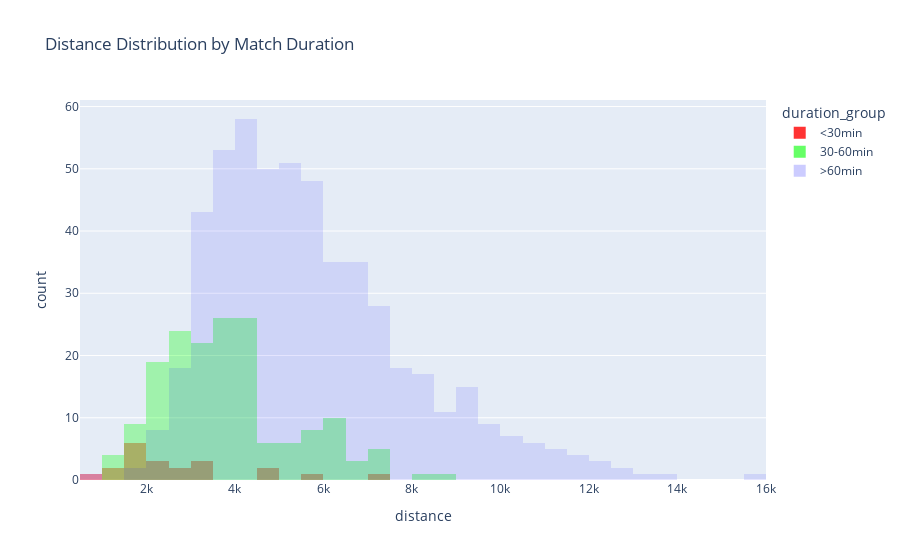

Source (notebook cell):
### Code cell
plot_distance_distribution_by_duration(df_filtered)

### Figure 1 — Plotly figure (JSON) as saved in the notebook; plotly's stock layout.template omitted (floating-point values rounded to 4 significant figures; data arrays with more than 128 entries replaced by an {"elided": "..."} marker saying what was removed)
{"data": [{"alignmentgroup": "True", "bingroup": "x", "hovertemplate": "duration_group=<30min<br>distance=%{x}<br>count=%{y}<extra></extra>", "legendgroup": "<30min", "marker": {"color": "rgba(255, 0, 0, 0.8)", "opacity": 0.5, "pattern": {"shape": ""}}, "name": "<30min", "offsetgroup": "<30min", "orientation": "v", "showlegend": true, "type": "histogram", "x": [3171.0, 3491.0, 2337.0, 1465.0, 1912.0, 4513.0, 868.7, 2737.0, 1524.0, 1935.0, 1809.0, 2390.0, 2694.0, 1590.0, 2403.0, 1528.0, 7207.0, 1170.0, 5778.0, 3218.0, 4621.0], "xaxis": "x", "yaxis": "y"}, {"alignmentgroup": "True", "bingroup": "x", "hovertemplate": "duration_group=30-60min<br>distance=%{x}<br>count=%{y}<extra></extra>", "legendgroup": "30-60min", "marker": {"color": "rgba(0, 255, 0, 0.6)", "opacity": 0.5, "pattern": {"shape": ""}}, "name": "30-60min", "offsetgroup": "30-60min", "orientation": "v", "showlegend": true, "type": "histogram", "x": {"elided": "170 float values"}, "xaxis": "x", "yaxis": "y"}, {"alignmentgroup": "True", "bingroup": "x", "hovertemplate": "duration_group=>60min<br>distance=%{x}<br>count=%{y}<extra></extra>", "legendgroup": ">60min", "marker": {"color": "rgba(0, 0, 255, 0.2)", "opacity": 0.5, "pattern": {"shape": ""}}, "name": ">60min", "offsetgroup": ">60min", "orientation": "v", "showlegend": true, "type": "histogram", "x": {"elided": "530 float values"}, "xaxis": "x", "yaxis": "y"}], "layout": {"barmode": "overlay", "legend": {"title": {"text": "duration_group"}, "tracegroupgap": 0}, "title": {"text": "Distance Distribution by Match Duration"}, "xaxis": {"anchor": "y", "domain": [0, 1], "title": {"text": "distance"}}, "yaxis": {"anchor": "x", "domain": [0, 1], "title": {"text": "count"}}}}
